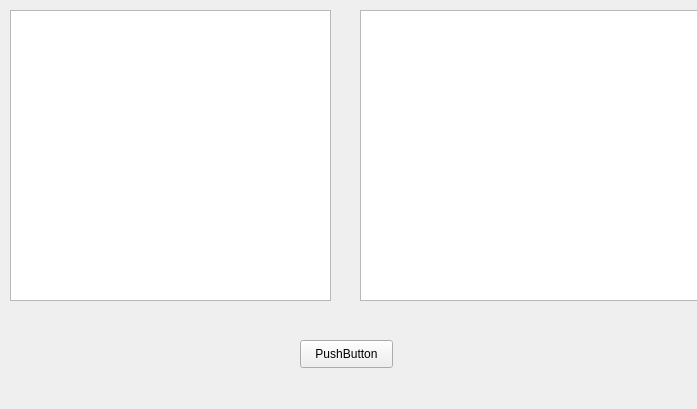
<?xml version="1.0" encoding="UTF-8"?>
<ui version="4.0">
 <class>Form</class>
 <widget class="QWidget" name="Form">
  <property name="geometry">
   <rect>
    <x>0</x>
    <y>0</y>
    <width>697</width>
    <height>409</height>
   </rect>
  </property>
  <property name="windowTitle">
   <string>Form</string>
  </property>
  <widget class="QPushButton" name="pushButton">
   <property name="geometry">
    <rect>
     <x>300</x>
     <y>340</y>
     <width>93</width>
     <height>28</height>
    </rect>
   </property>
   <property name="text">
    <string>PushButton</string>
   </property>
  </widget>
  <widget class="QGraphicsView" name="graphicsView">
   <property name="geometry">
    <rect>
     <x>10</x>
     <y>10</y>
     <width>321</width>
     <height>291</height>
    </rect>
   </property>
  </widget>
  <widget class="QGraphicsView" name="graphicsView_2">
   <property name="geometry">
    <rect>
     <x>360</x>
     <y>10</y>
     <width>341</width>
     <height>291</height>
    </rect>
   </property>
  </widget>
 </widget>
 <resources/>
 <connections/>
</ui>
